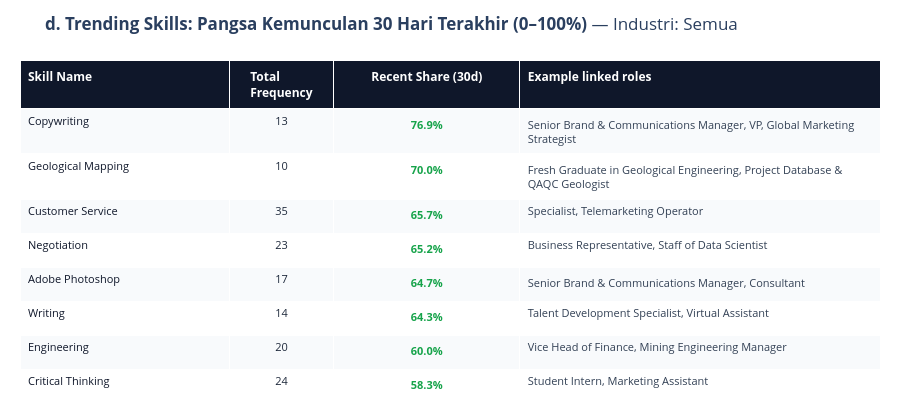

The notebook cell this image was saved under:
### Markdown cell above
## Dashboard Component 4: Trending Skills

### Code cell
from collections import Counter, defaultdict
import pandas as pd
import plotly.graph_objects as go

# Parameter Konfigurasi Dashboard
top_n = 10
min_frequency = 10  # Ambang batas agar skill yang masuk benar-benar valid & berbobot
selected_industry = ''  # Contoh: "Mining", "Oil and Gas", atau "" (Semua)

# ==============================================================================
# 1. FILTER INDUSTRI BERDASARKAN DF_PROFILES
# ==============================================================================
profiles = df_profiles.copy()

if selected_industry:
    profiles = profiles[profiles['industry'].str.lower() == selected_industry.lower()]

# ==============================================================================
# 2. PEMBAGIAN BATCH TEMPORAL RELATIF (EARLIER 50% VS RECENT 50%)
# ==============================================================================
profiles_sorted = profiles.sort_values(by='fetched_at').reset_index(drop=True)

mid_point = len(profiles_sorted) // 2
earlier_profiles = profiles_sorted.iloc[:mid_point]
recent_profiles = profiles_sorted.iloc[mid_point:]

# ==============================================================================
# 3. PENGHITUNGAN FREKUENSI SKILL & LINKED ROLES
# ==============================================================================
skill_recent = Counter()
skill_earlier = Counter()
skill_linked_roles = defaultdict(Counter)

def aggregate_profile_data(df_subset, counter_target):
    for _, row in df_subset.iterrows():
        primary_role = (
            row['experiences'][0]['title'] 
            if row.get('experiences') and len(row['experiences']) > 0 
            else 'Specialist'
        )
        for s in row.get('skills', []):
            counter_target[s] += 1
            if primary_role:
                skill_linked_roles[s][primary_role] += 1

aggregate_profile_data(earlier_profiles, skill_earlier)
aggregate_profile_data(recent_profiles, skill_recent)

# ==============================================================================
# 4. KALKULASI & PENGURUTAN PERSENTASE TERBESAR KE TERKECIL
# ==============================================================================
all_skills = set(skill_earlier.keys()) | set(skill_recent.keys())
trending_list = []

for s_name in all_skills:
    c_rec = skill_recent[s_name]
    c_ear = skill_earlier[s_name]
    total_freq = c_rec + c_ear

    # Filter: frekuensi minimal 20 dan mengalami tren positif di batch recent
    if total_freq >= min_frequency and c_rec > c_ear:
        # Menghitung pangsa kemunculan pada window terbaru (0 - 100%)
        share_pct = (c_rec / total_freq) * 100

        top_roles = [r for r, _ in skill_linked_roles[s_name].most_common(2)]
        roles_text = ', '.join(top_roles) if top_roles else 'Professional Specialist'

        trending_list.append({
            'Skill Name': s_name,
            'Frequency': total_freq,
            'Share_Val': share_pct,
            'Recent Share (30d)': f'{share_pct:.1f}%',
            'Example linked roles': roles_text
        })

df_trending = pd.DataFrame(trending_list)

if not df_trending.empty:
    # Pengurutan langsung dari persentase terbesar ke terkecil
    df_trending = (
        df_trending.sort_values(by=['Share_Val', 'Frequency'], ascending=[False, False])
        .head(top_n)
        .reset_index(drop=True)
    )
else:
    df_trending = pd.DataFrame(columns=[
        'Skill Name', 'Frequency', 'Share_Val', 
        'Recent Share (30d)', 'Example linked roles'
    ])

# ==============================================================================
# 5. TABEL RINGKASAN INTERAKTIF PLOTLY
# ==============================================================================
industry_label = selected_industry if selected_industry else 'Semua'

cell_colors = (
    [['#f8fafc' if i % 2 == 0 else '#ffffff' for i in range(len(df_trending))]] * 4
    if len(df_trending) > 0
    else '#ffffff'
)

fig_d = go.Figure(
    data=[
        go.Table(
            columnwidth=[180, 90, 160, 310],
            header=dict(
                values=[
                    '<b>Skill Name</b>',
                    '<b>Total Frequency</b>',
                    '<b>Recent Share (30d)</b>',
                    '<b>Example linked roles</b>',
                ],
                fill_color='#0f172a',
                font=dict(color='white', size=12),
                align=['left', 'center', 'center', 'left'],
                height=36,
            ),
            cells=dict(
                values=[
                    df_trending['Skill Name'],
                    df_trending['Frequency'],
                    [f'<b>{val}</b>' for val in df_trending['Recent Share (30d)']],
                    df_trending['Example linked roles'],
                ],
                fill_color=cell_colors,
                font=dict(
                    color=['#0f172a', '#1e293b', '#16a34a', '#334155'], 
                    size=11
                ),
                align=['left', 'center', 'center', 'left'],
                height=34,
            ),
        )
    ]
)

fig_d.update_layout(
    title_text=(
        f'<b>d. Trending Skills: Pangsa Kemunculan 30 Hari Terakhir (0–100%)</b>'
        f' — Industri: {industry_label}'
    ),
    margin=dict(l=20, r=20, t=60, b=20),
    height=420,
)

fig_d.show()

### Figure 1 — Plotly figure (JSON) as saved in the notebook; plotly's stock layout.template omitted (floating-point values rounded to 4 significant figures)
{"data": [{"cells": {"align": ["left", "center", "center", "left"], "fill": {"color": [["#f8fafc", "#ffffff", "#f8fafc", "#ffffff", "#f8fafc", "#ffffff", "#f8fafc", "#ffffff", "#f8fafc", "#ffffff"], ["#f8fafc", "#ffffff", "#f8fafc", "#ffffff", "#f8fafc", "#ffffff", "#f8fafc", "#ffffff", "#f8fafc", "#ffffff"], ["#f8fafc", "#ffffff", "#f8fafc", "#ffffff", "#f8fafc", "#ffffff", "#f8fafc", "#ffffff", "#f8fafc", "#ffffff"], ["#f8fafc", "#ffffff", "#f8fafc", "#ffffff", "#f8fafc", "#ffffff", "#f8fafc", "#ffffff", "#f8fafc", "#ffffff"]]}, "font": {"color": ["#0f172a", "#1e293b", "#16a34a", "#334155"], "size": 11}, "height": 34, "values": [["Copywriting", "Geological Mapping", "Customer Service", "Negotiation", "Adobe Photoshop", "Writing", "Engineering", "Critical Thinking", "Stakeholder Management", "Digital Marketing"], [13, 10, 35, 23, 17, 14, 20, 24, 12, 14], ["<b>76.9%</b>", "<b>70.0%</b>", "<b>65.7%</b>", "<b>65.2%</b>", "<b>64.7%</b>", "<b>64.3%</b>", "<b>60.0%</b>", "<b>58.3%</b>", "<b>58.3%</b>", "<b>57.1%</b>"], ["Senior Brand & Communications Manager, VP, Global Marketing Strategist", "Fresh Graduate in Geological Engineering, Project Database & QAQC Geologist", "Specialist, Telemarketing Operator", "Business Representative, Staff of Data Scientist", "Senior Brand & Communications Manager, Consultant", "Talent Development Specialist, Virtual Assistant", "Vice Head of Finance, Mining Engineering Manager", "Student Intern, Marketing Assistant", "Executive Connection Planning, VP, Global Marketing Strategist", "Senior Brand & Communications Manager, VP, Global Marketing Strategist"]]}, "columnwidth": [180, 90, 160, 310], "header": {"align": ["left", "center", "center", "left"], "fill": {"color": "#0f172a"}, "font": {"color": "white", "size": 12}, "height": 36, "values": ["<b>Skill Name</b>", "<b>Total Frequency</b>", "<b>Recent Share (30d)</b>", "<b>Example linked roles</b>"]}, "type": "table"}], "layout": {"height": 420, "margin": {"b": 20, "l": 20, "r": 20, "t": 60}, "title": {"text": "<b>d. Trending Skills: Pangsa Kemunculan 30 Hari Terakhir (0–100%)</b> — Industri: Semua"}}}
